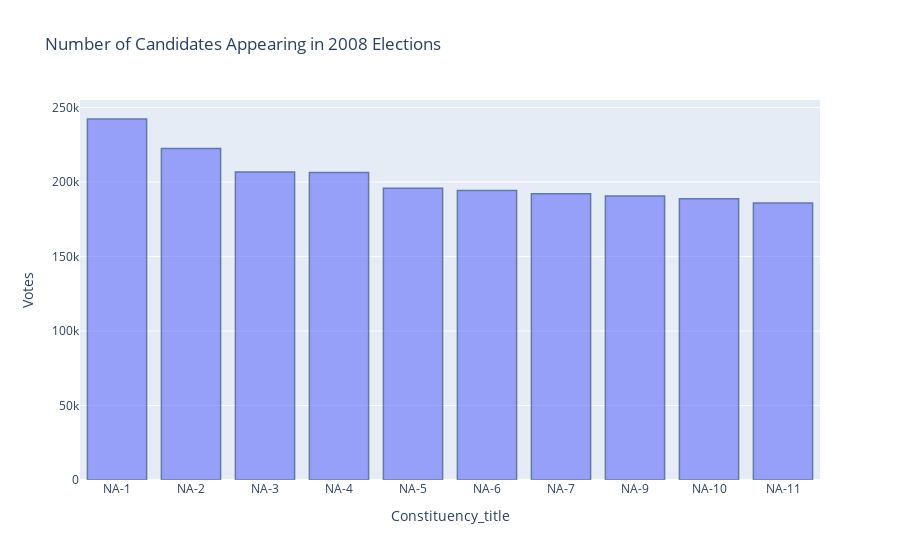

Here is the notebook cell this chart was saved with:
### Markdown cell above
# Total Number of votes by each Constituency in 2007

### Code cell
x=df_2008['Constituency_title'].unique()
data = [go.Bar(
    x=x,
    y=df_2008.groupby(['Constituency_title'])['Votes'].sum().nlargest(10),
    textposition = 'auto',
    marker=dict(
                line=dict(
                    color='rgb(8,48,107)',
                    width=1.5),
            ),
            opacity=0.6
    )]
layout = {
  'xaxis': {'title': 'Constituency_title'},
  'yaxis': {'title': 'Votes'},
  'barmode': 'relative',
  'title': 'Number of Candidates Appearing in 2008 Elections'
};
iplot({'data': data, 'layout': layout})

### Figure 1 — Plotly figure (JSON) as saved in the notebook; plotly's stock layout.template omitted (floating-point values rounded to 4 significant figures; data arrays with more than 128 entries replaced by an {"elided": "..."} marker saying what was removed)
{"data": [{"marker": {"line": {"color": "rgb(8,48,107)", "width": 1.5}}, "opacity": 0.6, "textposition": "auto", "type": "bar", "x": {"elided": "267 str values"}, "y": [242256, 222498, 206717, 206356, 195804, 194278, 192133, 190638, 188776, 185901]}], "layout": {"barmode": "relative", "title": {"text": "Number of Candidates Appearing in 2008 Elections"}, "xaxis": {"title": {"text": "Constituency_title"}}, "yaxis": {"title": {"text": "Votes"}}}}
